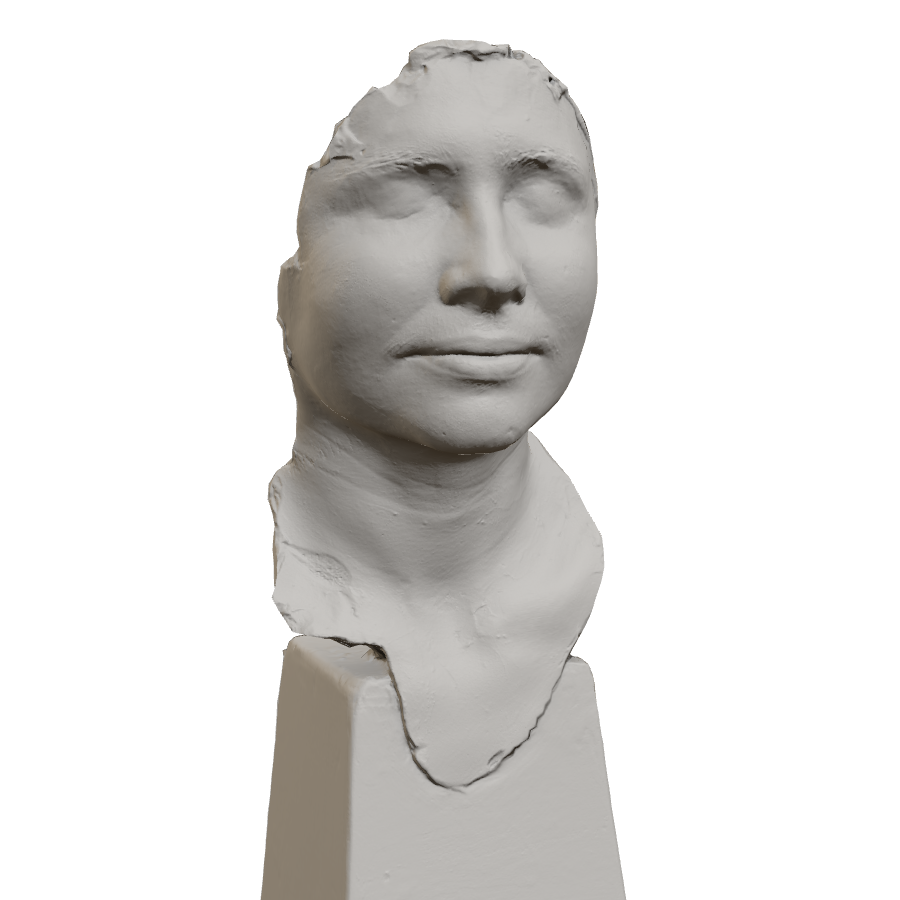
#> input picture fabled/ui/screenshots/demo_downsize_LOD0_a_original_png_glb.png, 900 x 900 px; its folder holds only this picture in this run
$ python compare_frames.py
#> lines starting #> are read from the running program, lines starting #| are printed output that depends on the picture
"""Metrics + side-by-side for the downsizing check (frames from tools/render_compare.mjs).
Writes screenshots/demo_downsize_compare_LOD0.png and screenshots/demo_downsize_metrics.json."""
import json, os, sys
import numpy as np
from PIL import Image, ImageDraw, ImageFont
D = os.path.join(os.path.dirname(os.path.abspath(__file__)), '..', 'screenshots')
def L(k):  # frames are RGBA (transparent background): composite on the app's cream background
#> called with k = 'a_original_png_glb'
    im = Image.open(os.path.join(D, f'demo_downsize_LOD0_{k}.png')).convert('RGBA'); bgc = Image.new('RGBA', im.size, (246, 239, 226, 255))
#> in L, im is the input picture: PIL image 900x900 RGBA; mean R, G, B, A 50.6, 49.4, 47.8, 79.8
#> after `bgc = Image.new('RGBA', im.size, (246, 239, 226, 255))`:
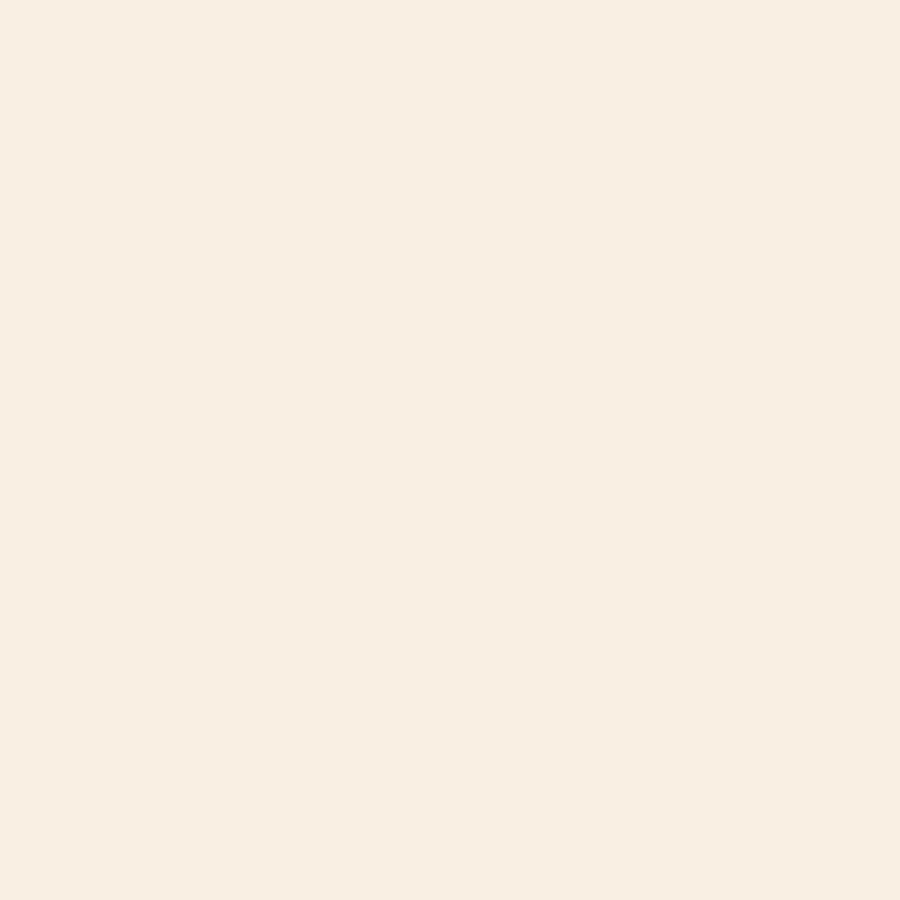
#> bgc: PIL image 900x900 RGBA; mean R, G, B, A 246, 239, 226, 255
    return np.asarray(Image.alpha_composite(bgc, im).convert('RGB')).astype(np.float64)
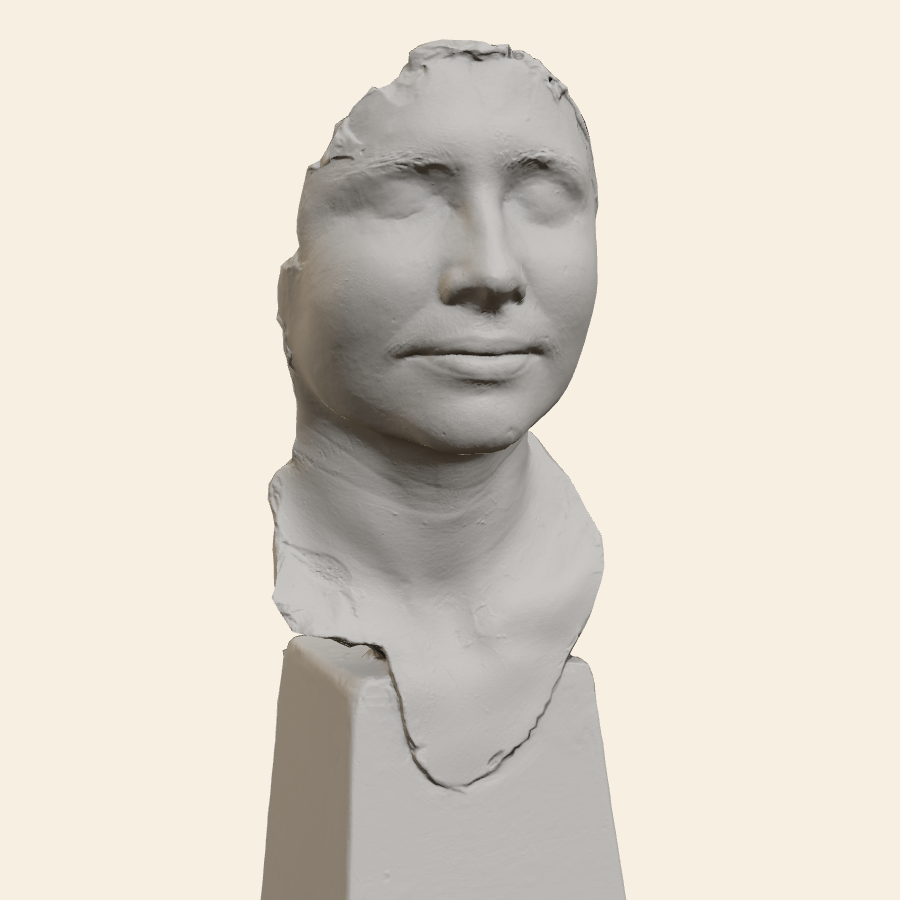
#> returned value: shape (900, 900, 3) float64; mean of channels 0, 1, 2 219.5, 213.5, 203; drawn as R, G, B
a, b, r, n, x = L('a_original_png_glb'), L('b_webp_stripped_glb'), L('r_gltfloader_reference'), L('n_no_maps'), L('x_green_flipped_control')
#> (the run stopped early here; a loop or call above may not have finished)
